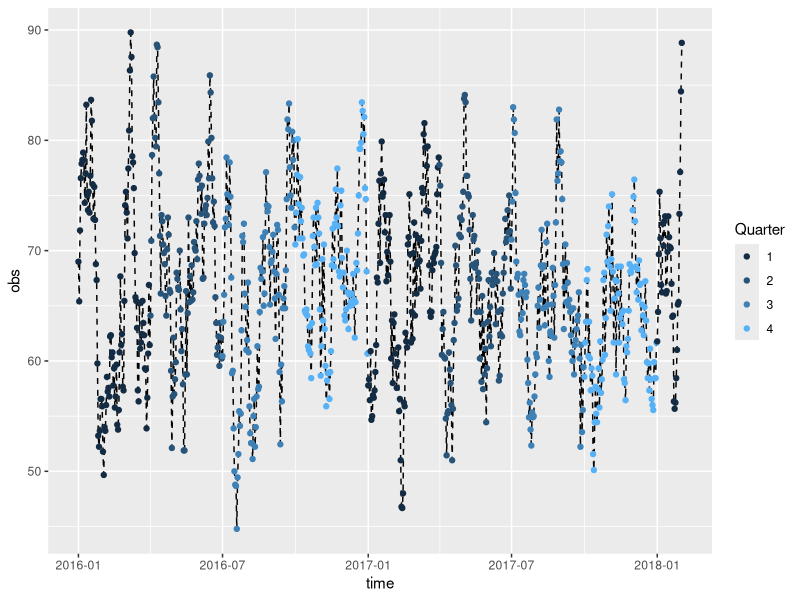
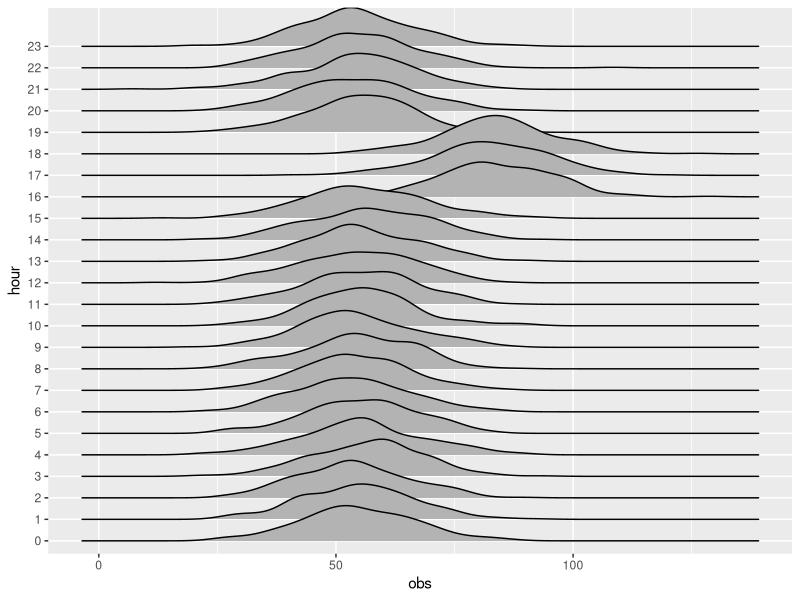
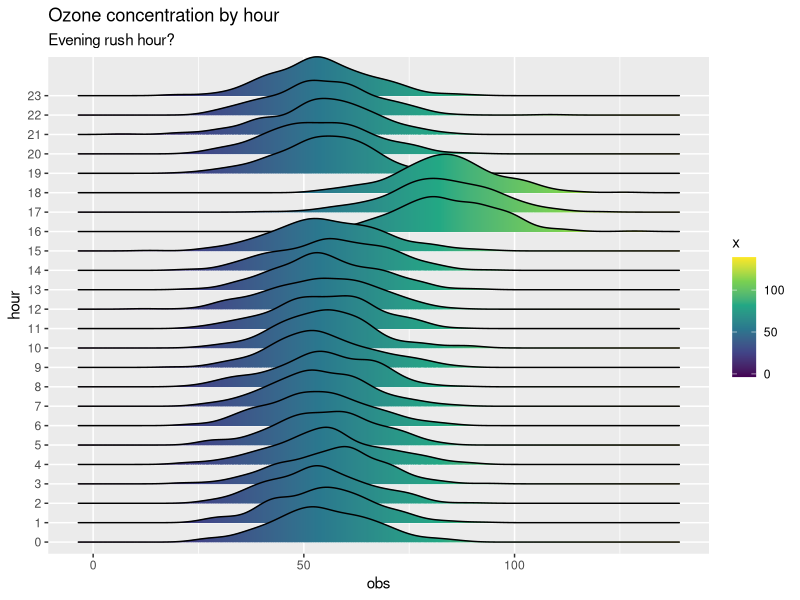
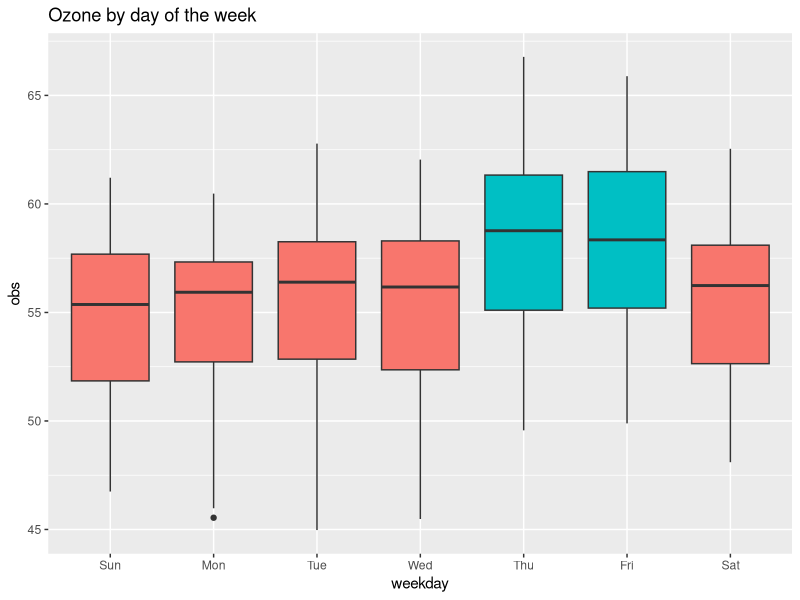
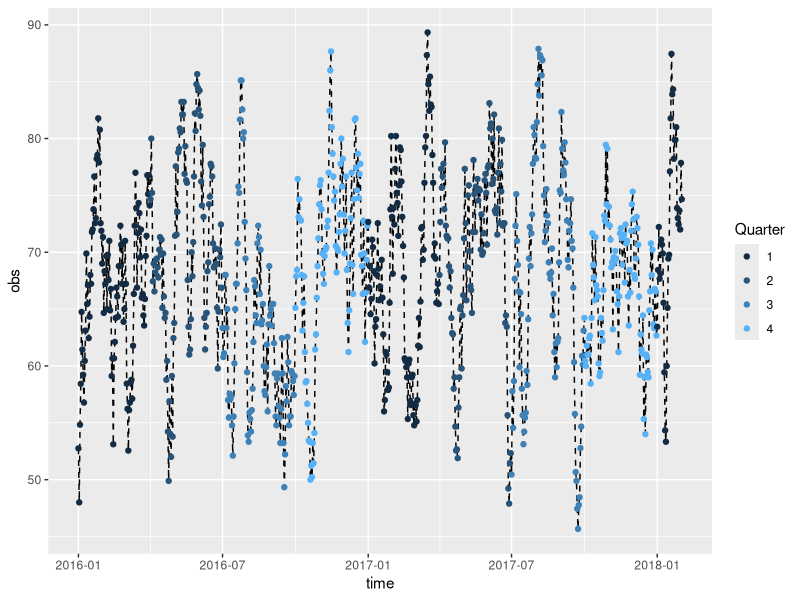

These figures' R source, in order:
## ---- chunk 1
knitr::opts_chunk$set(echo = TRUE, warning = F, message = F)
## ---- chunk 2
library(tidyverse)
library(lubridate)

# Sample data
df <- tibble(time = seq(as.Date("2016-01-01"), as.Date("2018-02-01"), 1), 
                 obs  = sample(25:110, 763, replace = T)) %>% 
       mutate(n       = 1:n(),
              quarter = quarter(time))

 df <- df %>% 
         rowwise() %>%
         mutate(obs = mean(df$obs[max(0, n - 5):(n + 3)], na.rm = T))   

 
ggplot(df, aes(time, obs)) + 
  geom_line(linetype = "dashed") +
  geom_point(aes(color = quarter)) + 
  guides(color = guide_legend(title = "Quarter"))

## ---- chunk 3

library(ggridges)

# Sample data
df <- tibble(time = seq(ymd_hm("2017-06-01 12:00"), ymd_hm("2018-02-01 12:00"), by = "hour"), 
             obs  = rnorm(length(time), 55, 12)) %>% 
      mutate(n    = 1:n(),
             hour = hour(time) %>% as.factor,
             obs = ifelse(hour %in% c(16:18), obs+29, obs))


ggplot(df, aes(obs, y = hour)) + 
  geom_density_ridges(aes(fill=obs))


# Add color gradient + title
ggplot(df, aes(obs, y = hour, fill = stat(x))) + 
  geom_density_ridges_gradient(scale = 2) +
  scale_fill_viridis_c() +
  labs(title    = "Ozone concentration by hour",
       subtitle = "Evening rush hour?")

## ---- chunk 4

# Generate sample data
df <- tibble(time = seq(as.Date("2017-04-01"), as.Date("2018-02-01"), 1), 
             obs  = rnorm(length(time), 55, 12)) %>% 
       mutate(n       = 1:n(),
              weekday = wday(time, label = T))

df <- df %>% 
      rowwise() %>%
      mutate(obs = mean(df$obs[max(0, n - 5):(n + 3)], na.rm = T),
             obs = ifelse(weekday %in% c("Thu", "Fri"), obs+3, obs))   

# Create a boxplot, grouped by weekday
ggplot(df, aes(weekday, obs)) + 
  geom_boxplot(aes(fill = weekday %in% c("Thu", "Fri")), show.legend = F) +
  labs(title = "Ozone by day of the week")


## ---- chunk 5
library(tidyverse)
library(lubridate)

# Sample data
df <- tibble(time = seq(as.Date("2016-01-01"), as.Date("2018-02-01"), 1), 
                 obs  = sample(25:110, 763, replace = T)) %>% 
       mutate(n       = 1:n(),
              quarter = quarter(time))

 df <- df %>% 
         rowwise() %>%
         mutate(obs = mean(df$obs[max(0, n - 5):(n + 3)], na.rm = T))   

# Dotted line plot 
ggplot(df, aes(time, obs)) + 
  geom_line(linetype = "dashed") +
  geom_point(aes(color = quarter)) + 
  guides(color = guide_legend(title = "Quarter"))

